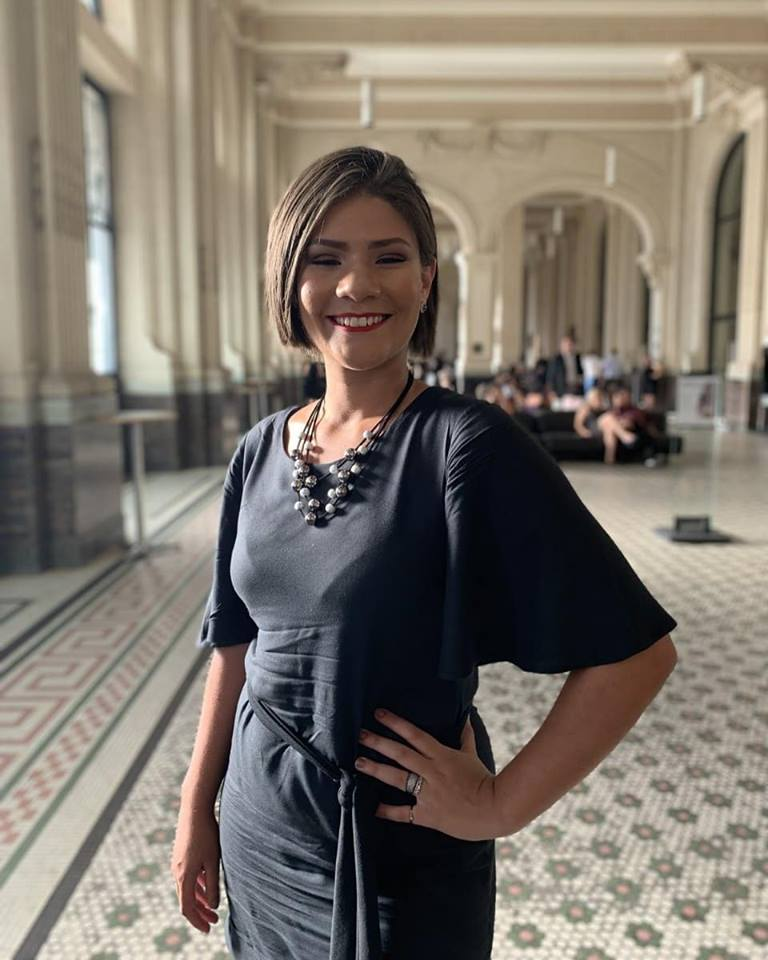
#> input picture eu_linkedin.jpg, 768 x 960 px
$ python teste.py
#> lines starting #> are read from the running program, lines starting #| are printed output that depends on the picture; after the words box and inside, x2 and y2 are one past the last pixel; in counts of white or black regions, pixels touching at a corner belong together
#%%
import numpy as np
import cv2  as cv
import  matplotlib.pyplot as plt
import os


faceCascade = cv.CascadeClassifier('haarcascades\haarcascade_frontalface_default.xml')
# Read image from your local file system
original_image = cv.imread('eu_linkedin.jpg',0)
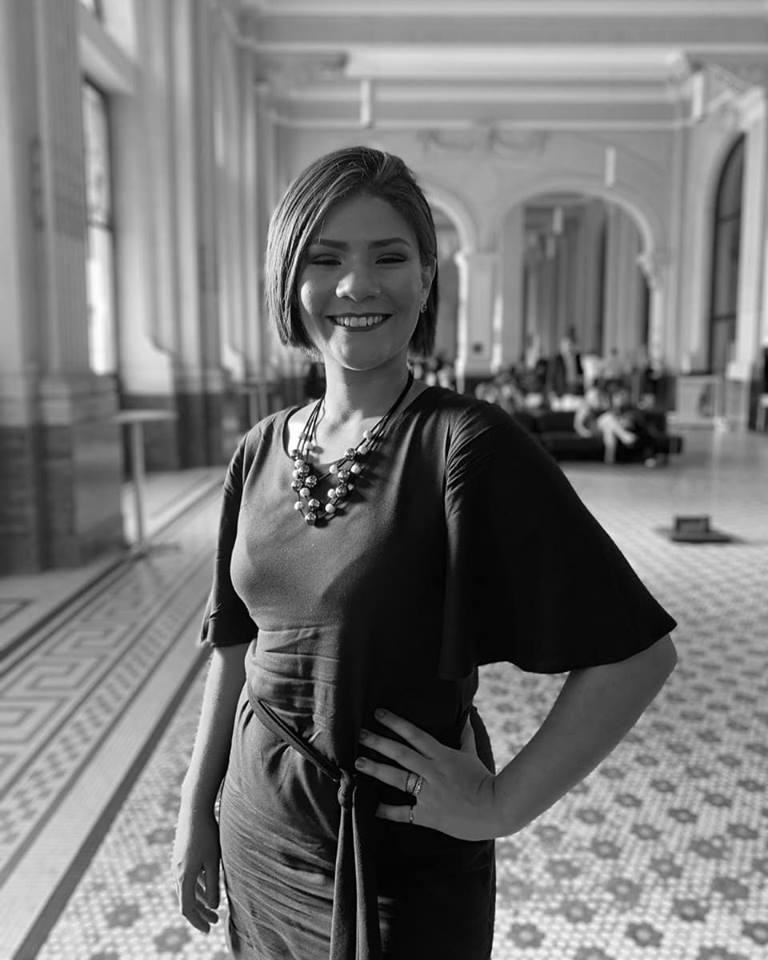
#> original_image: shape (960, 768); min 0, max 255, mean 118.7

plt.figure(figsize=(20,10))
plt.imshow(original_image,cmap='gray')
plt.show()
# Detect faces
faces = faceCascade.detectMultiScale(
original_image,
scaleFactor=1.1,
minNeighbors=5,
flags=cv.CASCADE_SCALE_IMAGE
)
#> faces = [[137, 772, 34, 34], [282, 200, 157, 157]]
# For each face
for (x, y, w, h) in faces:
    # Draw rectangle around the face
    sub_face = original_image[y:y+h, x:x+w]
    cv.imwrite("crop1.jpg",sub_face)
    cv.rectangle(original_image, (x, y), (x+w, y+h), (255, 255, 255), 3)
#> this loop made 2 passes
#> pass 1, `sub_face = original_image[y:y+h, x:x+w]`:
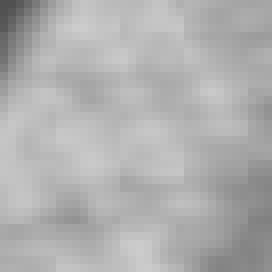
#> sub_face: shape (34, 34) (shown 8 times larger); min 81, max 204, mean 175.5
#> pass 2, `sub_face = original_image[y:y+h, x:x+w]`:
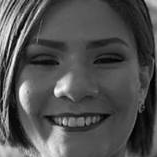
#> sub_face: shape (157, 157); min 0, max 255, mean 80.7
#> after the loop:
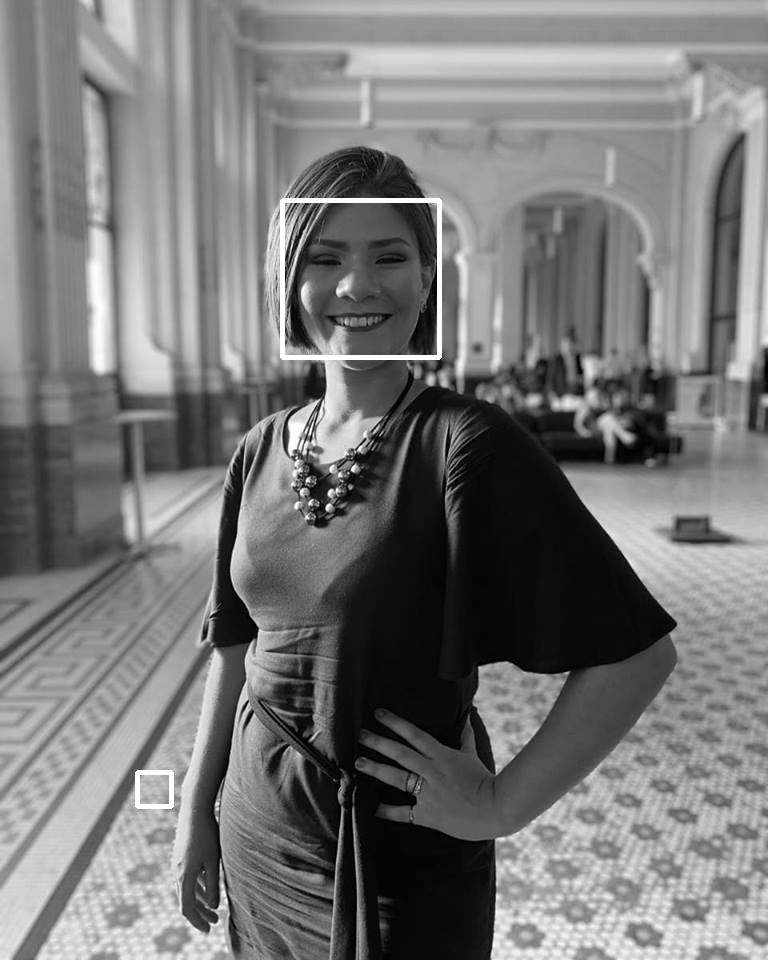
#> original_image: shape (960, 768); 0.51% of pixels changed, all inside (x1, y1, x2, y2) = (135, 198, 442, 809)

plt.figure(figsize=(20,10))
plt.imshow(original_image,cmap='gray')
plt.show()
#%%
